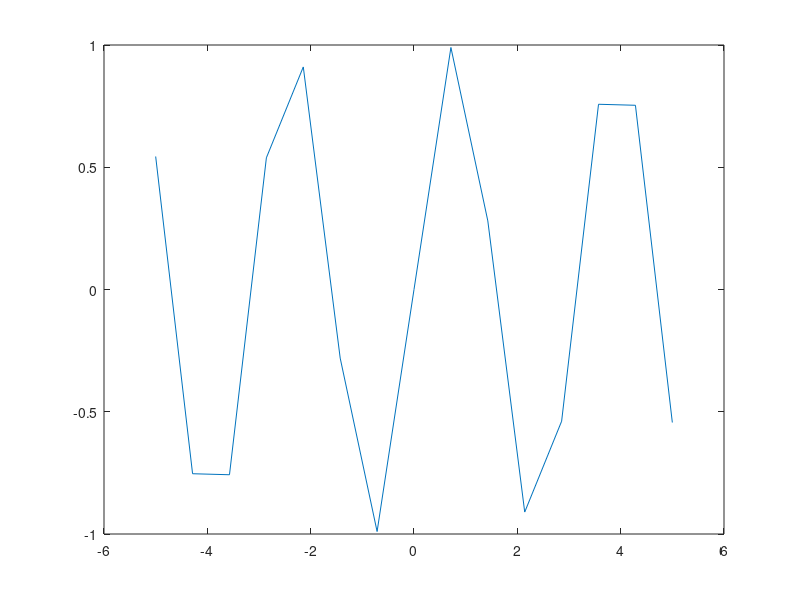

Write the MATLAB code that produced this figure. (Note: this script raises an error after producing the figure.)
x = linspace(-5,5,15);
fx = arrayfun(@(t) sin(2*t), x);
fDx = arrayfun(@(t) 2*cos(2*t), x);
n = 15;

plot(x,fx);
hold on;
    
testX = linspace(-5,5,100);
for i = testX
    res = hermite(x,fx,fDx,n, i);

    plot(i, res, 'c*')
    hold on
end




